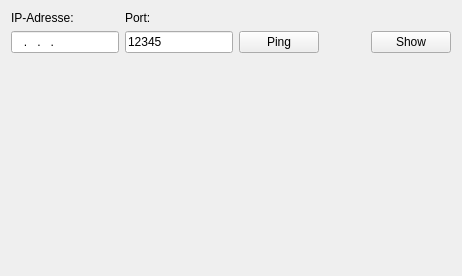
      <widget class="QWidget" name="tabConnection">
       <attribute name="title">
        <string>Verbindung</string>
       </attribute>
       <layout class="QVBoxLayout" name="verticalLayout_2">
        <item>
         <layout class="QGridLayout" name="gridLayout_2">
          <item row="0" column="0">
           <widget class="QLabel" name="labelIp">
            <property name="text">
             <string>IP-Adresse:</string>
            </property>
           </widget>
          </item>
          <item row="1" column="0">
           <widget class="QLineEdit" name="lineEditIp">
            <property name="inputMask">
             <string>000.000.000.000; </string>
            </property>
           </widget>
          </item>
          <item row="0" column="1">
           <widget class="QLabel" name="labelPort">
            <property name="text">
             <string>Port:</string>
            </property>
           </widget>
          </item>
          <item row="1" column="1">
           <widget class="QLineEdit" name="lineEditPort">
            <property name="inputMask">
             <string>00000; </string>
            </property>
            <property name="text">
             <string>12345</string>
            </property>
           </widget>
          </item>
          <item row="1" column="2">
           <widget class="QPushButton" name="pushButtonPing">
            <property name="text">
             <string>Ping</string>
            </property>
           </widget>
          </item>
          <item row="1" column="3">
           <spacer name="horizontalSpacer_2">
            <property name="orientation">
             <enum>Qt::Horizontal</enum>
            </property>
            <property name="sizeHint" stdset="0">
             <size>
              <width>40</width>
              <height>20</height>
             </size>
            </property>
           </spacer>
          </item>
          <item row="2" column="0" colspan="4">
           <widget class="QLabel" name="labelStatusIp">
            <property name="text">
             <string/>
            </property>
           </widget>
          </item>
          <item row="1" column="4">
           <widget class="QPushButton" name="pushButtonShowConnect">
            <property name="text">
             <string>Show</string>
            </property>
           </widget>
          </item>
         </layout>
        </item>
        <item>
         <spacer name="verticalSpacer">
          <property name="orientation">
           <enum>Qt::Vertical</enum>
          </property>
          <property name="sizeHint" stdset="0">
           <size>
            <width>20</width>
            <height>192</height>
           </size>
          </property>
         </spacer>
        </item>
       </layout>
      </widget>
